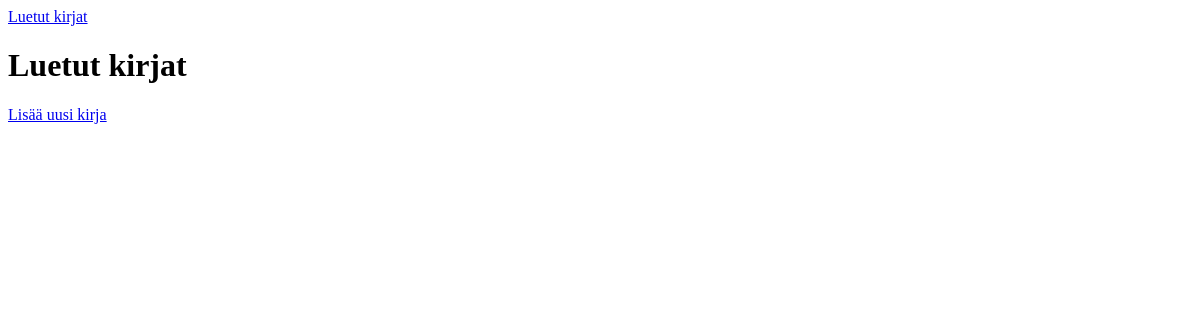
The app's page /book/, older data.
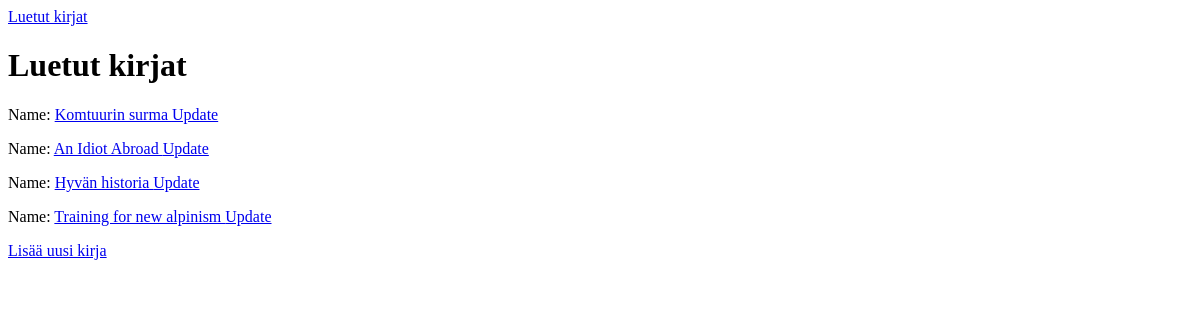
The same page, newer data.
### luetutkirjat/models.py (models this page shows, shortened)
class Book(models.Model):
    name = models.CharField(max_length=300)
    year = models.CharField(max_length=10)
    author = models.CharField(max_length=300, null=True)
    reader_name = models.CharField(max_length=300, null=True)
    comment = models.TextField(max_length=5000, null=True)
    def get_absolute_url(self):
        return f"/book/{self.pk}"

### luetutkirjat/views.py (the view)
# urls.py: path('book/', views.BookListView.as_view()),
class BookListView(ListView):
    model = models.Book

### luetutkirjat/templates/luetutkirjat/book_list.html
{% extends "luetutkirjat/base.html" %}
{%block content%}
<h1>Luetut kirjat</h1>
{% for book in book_list %}
<p>Name:
<a href="{{ book.get_absolute_url }}">
{{book.name}}
</a>
<a href="{{ book.get_absolute_url }}/update">Update</a>
</p>
{% endfor %}
<p>
<a href="new">
Lisää uusi kirja
</a>
</p>
{%endblock content%}

### luetutkirjat/templates/luetutkirjat/base.html (shortened to what this page needs)
<!doctype html>
<html lang=en>
	<head>
	</head>
	<body>
		<a href="/book/">Luetut kirjat</a>
		{%block content%}
		{%endblock content%}
	</body>
</html>

Row changes from the older to the newer data that the page shows:
added Book: name "Komtuurin surma"
added Book: name "An Idiot Abroad"
added Book: name "Hyvän historia"
added Book: name "Training for new alpinism"
